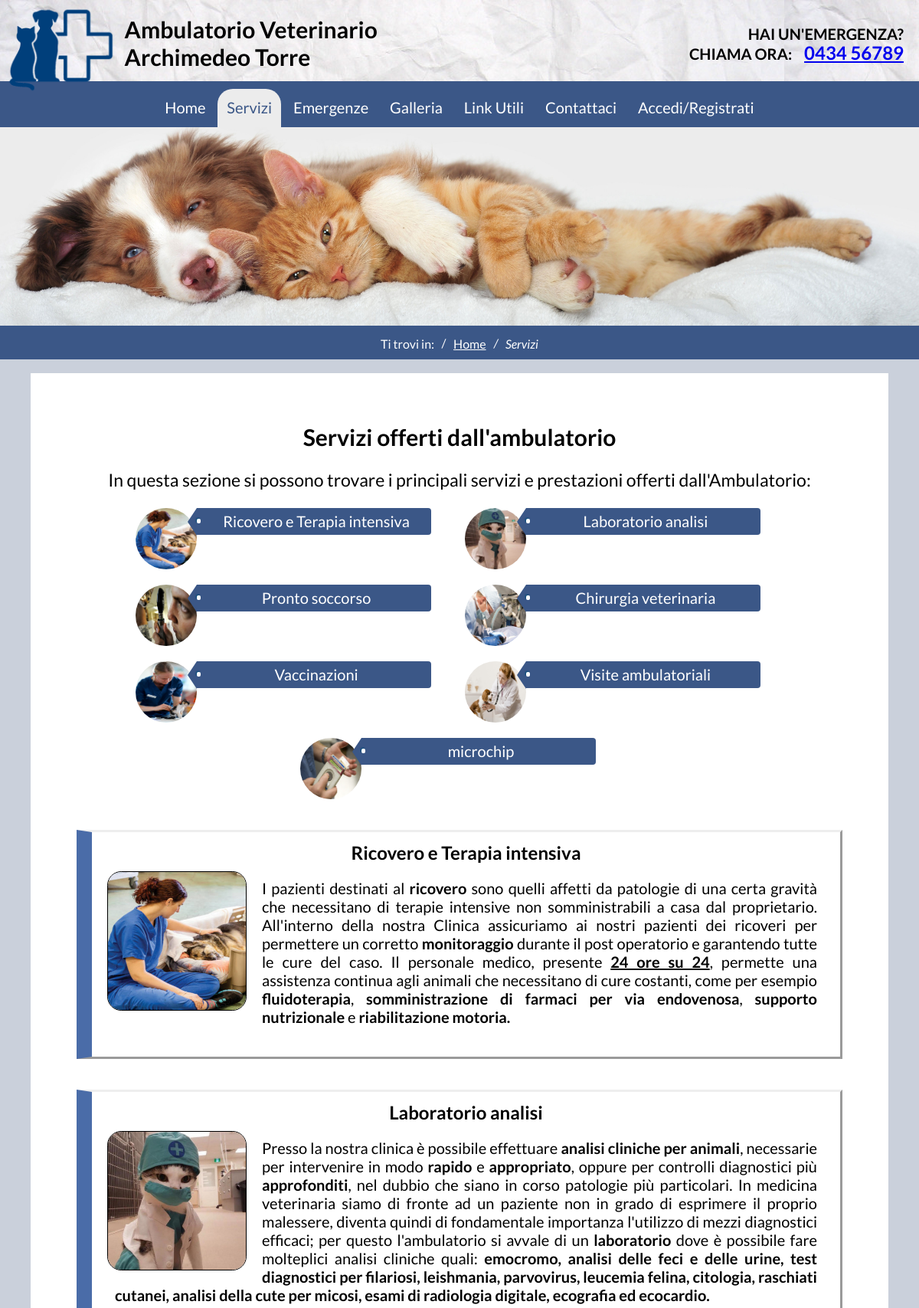
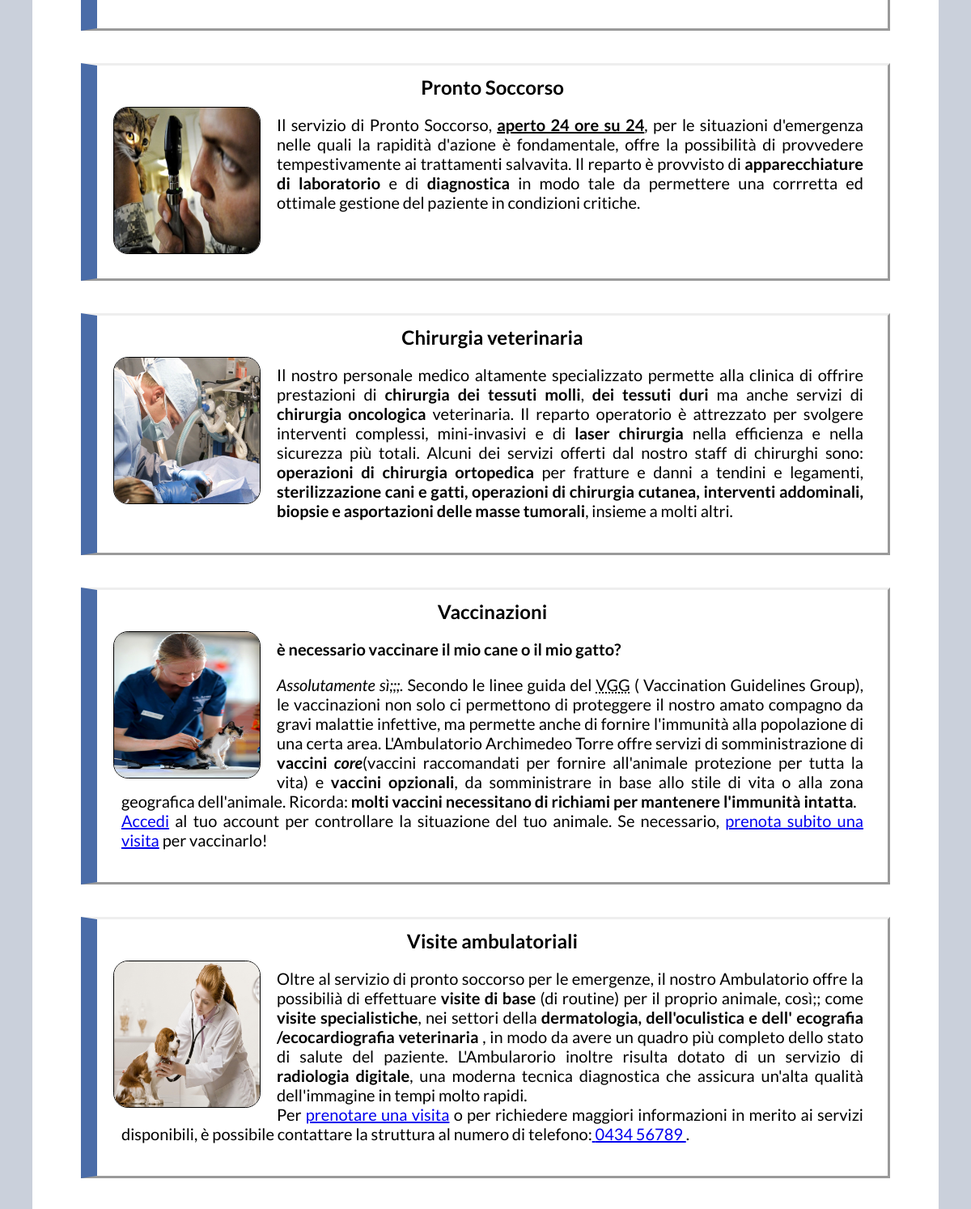
Screenshot of /Servizi.php (upper part) with the database file from the repository (2 pictures, top to bottom).
### tables this page shows
CREATE TABLE `serviziindice` (
  `id` varchar(50) NOT NULL,
  `name` varchar(50) NOT NULL,
  `Path` varchar(200) NOT NULL,
  `alt` varchar(400) DEFAULT NULL
);

CREATE TABLE `servizi` (
  `id` varchar(50) NOT NULL,
  `name` varchar(50) NOT NULL,
  `alt` varchar(400) DEFAULT NULL,
  `Path` varchar(200) NOT NULL,
  `Descrizione` text NOT NULL
);

### DB_Access.php (called while the page is built, shortened)
<?php
class DBAccess{
  public $connessione;
  public function openDBConnection(){
    $this->connessione = mysqli_connect(static::HOST_DB, static::USERNAME, static::PASSWORD, static::DATABASE_NAME);
    if(!$this->connessione){
      return false;
    }
    else{
      return true;
    }
  }
public function getservizi(){
      $querySelect = "SELECT * FROM servizi";
      $queryResult=mysqli_query($this->connessione, $querySelect) or die ("Error in getOrari query: " .mysqli_error($this->connessione));
      if(mysqli_num_rows($queryResult) == 0){
        return null;
      }
      else{
        $result = array();
        while($row = mysqli_fetch_assoc($queryResult)){
        $arrayResult = array(
          "id" => $row['id'],
          "name" => $row['name'],
          "Path" => $row['Path'],
          "alt" => $row['alt'],
          "Descrizione" => $row['Descrizione'],
          );
          array_push($result, $arrayResult);
        }
        return $result;
      }
   }
public function getserviziIndice(){
      $querySelect = "SELECT * FROM serviziIndice";
      $queryResult=mysqli_query($this->connessione, $querySelect) or die ("Error in getOrari query: " .mysqli_error($this->connessione));
      if(mysqli_num_rows($queryResult) == 0){
        return null;
      }
      else{
        $result = array();
        while($row = mysqli_fetch_assoc($queryResult)){
        $arrayResult = array(
          "id" => $row['id'],
          "name" => $row['name'],
          "Path" => $row['Path'],
          "alt" => $row['alt'],
          );
          array_push($result, $arrayResult);
        }
        return $result;
      }
   }
}
?>

### Servizi.php (the view, shortened to what this page needs)
<!DOCTYPE  html>
<html xmlns="http://www.w3.org/1999/xhtml" xml:lang="it" lang="it" >
    <head>
        <link rel="stylesheet" type="text/css" href="css/style2.css">
        <link rel="stylesheet" type="text/css" href="print.css" media="print">
    </head>
<body>
<?php include_once"header.php"?>
<?php include_once"navbar.php"?>
<?php
    $access = new DBAccess();
        ?>
<div id="page" class="container">
<ul class="breadcrumb">
	<li>Ti trovi in: </li>
	<li><a href="index.php"><span xml:lang="en" lang="en">Home</span></a></li>
	<li class="bc_here">Servizi</li>
</ul>
<br/>
<br/>
<div id="content">
<div id="title"><h2>Servizi offerti dall'ambulatorio</h2></div>
    <p>In questa sezione si possono trovare i principali servizi e prestazioni offerti dall'Ambulatorio: </p>
<div class="list-type3">
<ol>
    <?php
        $result=$access-> getserviziIndice();
            if(count($result)>0){?>
    <?php foreach($result as $serviziIndice){?>
<li><img src="<?php echo $serviziIndice['Path']; ?>" alt="<?php echo htmlentities($serviziIndice['alt'], ENT_HTML5, "UTF-8");?>">
    <a href="#<?php echo $serviziIndice['id'];?>"><?php echo $serviziIndice['name']; ?></a>
</li>
<?php }
        }
    ?>
</ol>
</div>
<?php
        $result=$access-> getservizi();
            if(count($result)>0){?>
    <?php foreach($result as $servizi){?>
<div id="<?php echo $servizi['id']; ?>" class="box2">
    <div class="name2"><?php echo $servizi['name']; ?></div>
        <div class="boxImage2"><img id="image5" src="<?php echo $servizi['Path']; ?>" alt="<?php echo htmlentities($servizi['alt'], ENT_HTML5, "UTF-8");?>"></div>
        <div class="descrizione3"> <?php echo $servizi['Descrizione'];?> </div>
</div><?php }
        }
    ?>
<br>
<br/>
</div>
</body>
</html>

### css/style2.css (style rules this page uses)
body { font-size:1.25em ; font-family: 'Lato', sans-serif; color:black; margin: 0; height:100%; width: 100%; }
#page { background-color: #cad0db; }
#content { text-align: center; margin-left: 2em; margin-right: 2em; padding:2em 2em 2em 2em; background-color: white; margin-top: -1.5em; margin-bottom: 1em; }
#content p { font-size: 1.15em; }
.section h1, p { text-align: center; }
ul.breadcrumb { padding: 0.5em 0.5em; list-style: none; text-align: center; background-color: #3B5787; color:white; margin:0; }
ul.breadcrumb li { display: inline; font-size: 0.8em; }
.bc_here { color:white; font-style: italic; text-decoration: none; }
ul.breadcrumb li+li:before { padding: 0.4em; color: white; content: "/\00a0"; }
ul.breadcrumb li a { color: white; text-decoration: underline; }
.highlight { font-weight: bold; }
.highlight2 { font-weight: bold; text-decoration: underline; }
.list-type3 li img { width: 4em; height: 4em; border-radius: 50%; float: left; position: relative; margin-bottom: 1em; }
ol { list-style-type: none; margin: 0 auto; display: inline-block; margin-left: -1.5em; }
.list-type3 { margin:0; width:auto; display: inline-block; text-align: center; }
.list-type3 li, .list-type3 a { display: inline-block; line-height:35px; position:relative; transition: background-color 1.5s ease; margin-right: 1em; }
.list-type3 a { width: 300px; background:#3B5787; color:#fff; text-decoration:none; border-bottom-right-radius:4px; border-top-right-radius:4px; padding-left: 0.3em; }
.list-type3 a:before { content:""; float:left; position:absolute; top:0; left:-0.6em; border-color:transparent #3B5787 transparent transparent; border-style:solid; border-width: 18px 12px 18px 0; }
.list-type3 a:after { content:""; position:absolute; top:0.7em; left:0; float:left; width:0.26em; height:0.26em; border-radius:2px; background:#fff; box-shadow:-1px -1px 2px #004977; }
.box2 { display: inline-table; font-size: 1em; margin: 1em; overflow: hidden; width: auto; height: auto; border-style: outset; border-left-color: #4a6ca8; border-left-width: 1em; padding-bottom: 1em; }
.name2 { color: black; text-align: center; font-weight: bold; font-size: 1.2em; margin-top: 0.5em; }
.boxImage2 { height: auto; text-align: left; width: auto; }
#image5 { width: 9em; height: 9em; border-radius: 10%; border: 0.05em solid black; margin-top: 0.5em; margin-bottom: 0.5em; margin-left: 1em; margin-right: 1em; float: left; }
.descrizione3 { text-align: justify; vertical-align:middle; position: relative; margin-top: 1em; margin-bottom: 1em; margin-right: 1.5em; margin-left: 1.5em; }
.descrizione3 ul { margin-top: 0; text-align: left; list-style-type: none; }

### css/print.css (style rules this page uses)
html, body { margin-top: 0px !important; padding-top: 0px; margin-bottom: 0em; padding-bottom: 0em; }
.leftHome, .rightHome, .BenvenutoHome, .contentHome, .container { text-align: left; margin-top: 0em; padding-top: 0em; padding-bottom: 0em; padding-left: 0em; position: unset; float: none; width: 100%; }
.phone { color:none; }

### rows the page displays
serviziindice: Path (picture), name "Ricovero e Terapia intensiva"
serviziindice: Path (picture), name "Laboratorio analisi"
serviziindice: Path (picture), name "Pronto soccorso"
serviziindice: Path (picture), name "Chirurgia veterinaria"
serviziindice: Path (picture), name "Vaccinazioni"
serviziindice: Path (picture), name "Visite ambulatoriali"
serviziindice: Path (picture), name "microchip"
servizi: name "Pronto Soccorso", Path (picture), Descrizione "Il servizio di Pronto Soccorso, aperto 24 ore su 24 , per le situazioni d'emergenza nelle quali la rapidità d'azione è fondamentale, offre la possibilità di provvedere tempestivamente ai trattamenti salvavita. Il reparto è provvisto di apparecchiature di laboratorio e di diagnostica in modo tale da permettere una corrretta ed ottimale gestione del paziente in condizioni critiche."

### other values shown
$servizi['name'] "Ricovero e Terapia intensiva"
$servizi['name'] "Laboratorio analisi"
$servizi['name'] "Chirurgia veterinaria"
$servizi['name'] "Vaccinazioni"
$servizi['name'] "Visite ambulatoriali"
